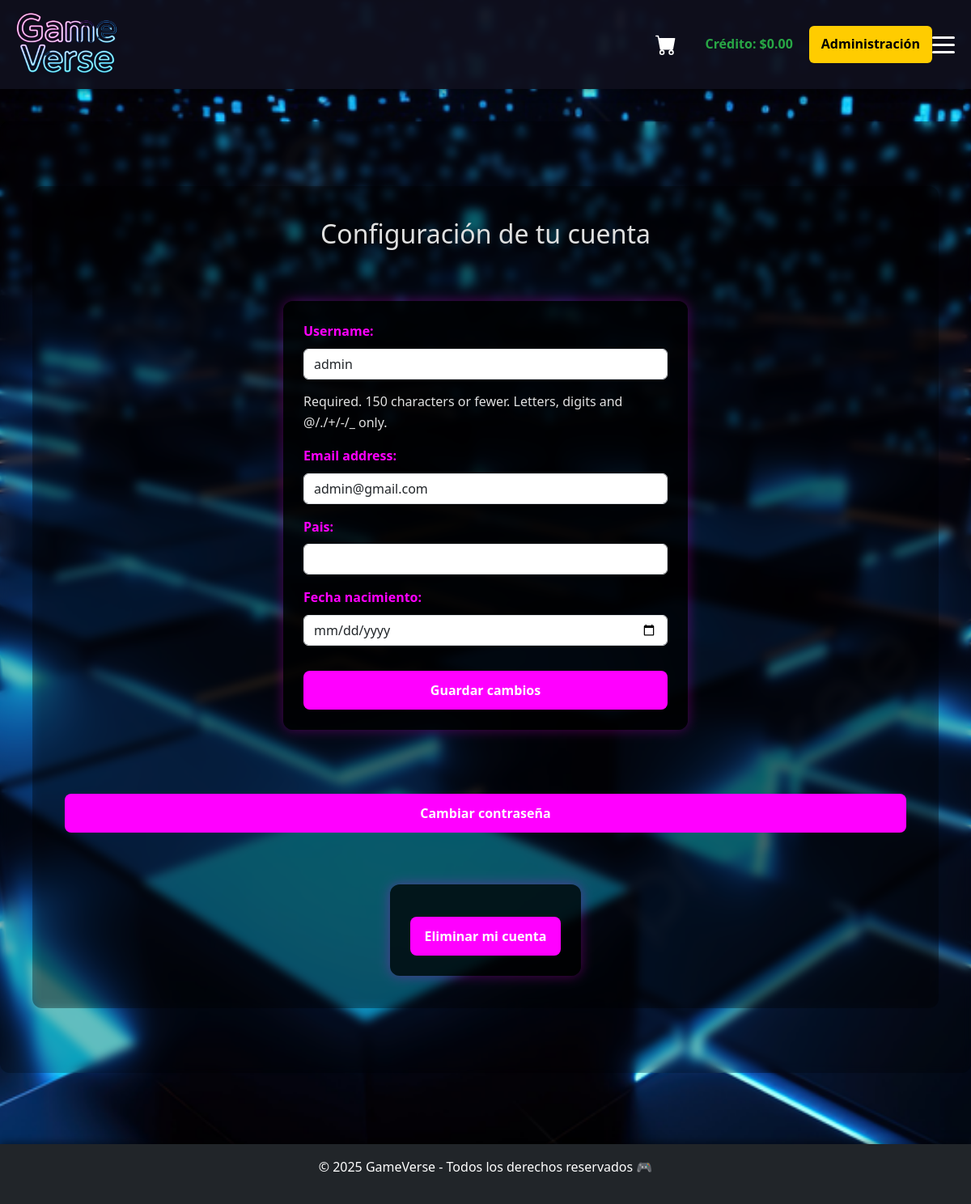
The page /cuenta/ (signed in) on the database as committed earlier.
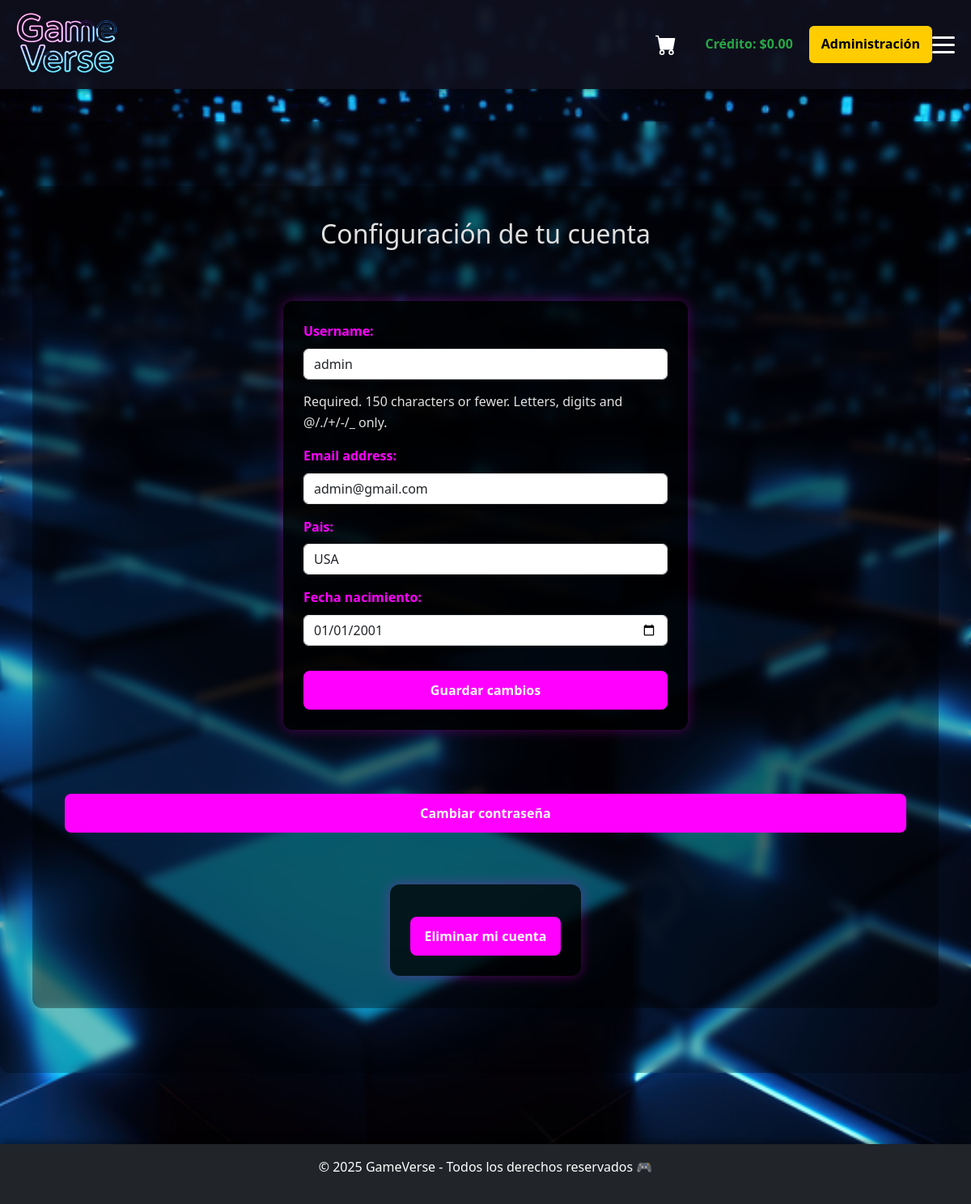
The same page on the database as committed later.
### App_GameVerse/models.py (models this page shows, shortened)
class Usuario(AbstractUser):                        # Extiende el modelo de usuario estándar de Django
    fecha_nacimiento = models.DateField(blank=True, null=True)  # Fecha de nacimiento opcional
    pais = models.CharField(max_length=50, blank=True, null=True)  # País opcional del usuario
    ESTATUS_CHOICES = [                             # Estados permitidos del usuario
        ('Activo', 'Activo'),
        ('No activo', 'No activo'),
    ]
    estatus = models.CharField(                     # Estado actual del usuario
        max_length=10,
        choices=ESTATUS_CHOICES,
        default='Activo'
    )
    biblioteca = models.JSONField(default=list, blank=True)  # Lista JSON de productos comprados
    carrito = models.JSONField(default=list, blank=True)     # Lista JSON del carrito de compras
    credito = models.DecimalField(                          # Dinero disponible para usar
        max_digits=10,
        decimal_places=2,
        default=Decimal('0.00'),
        validators=[MinValueValidator(0.00)]                 # Evita valores negativos
    )

### App_GameVerse/views.py (the view)
# urls.py: path('cuenta/', views.cuenta, name='cuenta'),                       # Configuración de cuenta del usuario
@login_required
def cuenta(request):
    usuario = request.user
    if request.method == 'POST':
        if 'eliminar' in request.POST:
            usuario.delete()
            messages.success(request, "Tu cuenta ha sido eliminada exitosamente.")
            return redirect('App_GameVerse:home')
        form = CuentaForm(request.POST, instance=usuario)
        if form.is_valid():
            form.save()
            messages.success(request, "Tu cuenta ha sido actualizada correctamente.")
            return redirect('App_GameVerse:cuenta')
    else:
        form = CuentaForm(instance=usuario)
    return render(request, 'App_GameVerse/cuenta.html', {'form': form})

### App_GameVerse/forms.py
class CuentaForm(forms.ModelForm):
    class Meta:
        model = Usuario
        fields = ['username', 'email', 'pais', 'fecha_nacimiento']
        widgets = {
            'fecha_nacimiento': forms.DateInput(
                attrs={'type': 'date', 'class': 'form-control'},
                format='%Y-%m-%d'  # ← FORMATO CORRECTO PARA HTML5
            ),
            'username': forms.TextInput(attrs={'class': 'form-control'}),
            'email': forms.EmailInput(attrs={'class': 'form-control'}),
            'pais': forms.TextInput(attrs={'class': 'form-control'}),
        }
    def __init__(self, *args, **kwargs):
        super().__init__(*args, **kwargs)
        if self.instance and self.instance.fecha_nacimiento:
            self.fields['fecha_nacimiento'].initial = (
                self.instance.fecha_nacimiento.strftime('%Y-%m-%d')
            )

### App_GameVerse/templates/App_GameVerse/cuenta.html (shortened to what this page needs)
{% extends 'App_GameVerse/base.html' %}
{% load static %}
{% block content %}
<div class="main-content">
    <h2 class="text-center mb-4">Configuración de tu cuenta</h2>
    <form method="post" class="mb-4">
        {{ form.as_p }}
        <button type="submit" class="btn btn-primary w-100">Guardar cambios</button>
    </form>
    <a href="{% url 'App_GameVerse:cambiar_contrasena' %}" class="btn btn-warning w-100 mb-4">
        Cambiar contraseña
    </a>
    <form method="post" onsubmit="return confirm('¿Seguro que deseas eliminar tu cuenta? Esta acción no se puede deshacer.');">
        <button type="submit" class="btn btn-danger w-100">Eliminar mi cuenta</button>
    </form>
</div>
{% endblock %}

### App_GameVerse/templates/App_GameVerse/navbar.html (shortened to what this page needs)
{% load static %}
<header class="header">
    <a href="{% url 'App_GameVerse:home' %}" class="logo">
        <img src="{% static 'App_GameVerse/imagenes/logotipo.png' %}" alt="GameVerse Logo">
    </a>
    {% if user.is_authenticated %}
    <a href="{% url 'App_GameVerse:carrito_view' %}" class="carrito-icon">
        <img src="{% static 'App_GameVerse/imagenes/carrito.svg' %}" alt="Carrito" class="carrito-img">
    </a>
    <span style="margin-left:15px; font-weight:bold; color:#28a745;">
        Crédito: ${{ user.credito }}
    </span>
    {% endif %}
    {% if user.is_authenticated and user.is_superuser %}
    <a href="{% url 'App_GameVerse:usuario_list' %}" class="admin-btn" style="
        margin-left:20px;
        padding:10px 15px;
        background:#ffcc00;
        color:#000;
        border-radius:6px;
        font-weight:bold;
        text-decoration:none;">
        Administración
    </a>
    {% endif %}
    <label for="menu-toggle" class="hamburger">
        <span class="bar"></span>
        <span class="bar"></span>
        <span class="bar"></span>
    </label>
</header>

Rows that differ between the two databases and show on the page:
changed Usuario "admin": pais (not shown) → "USA"; fecha_nacimiento (not shown) → "01/01/2001"
